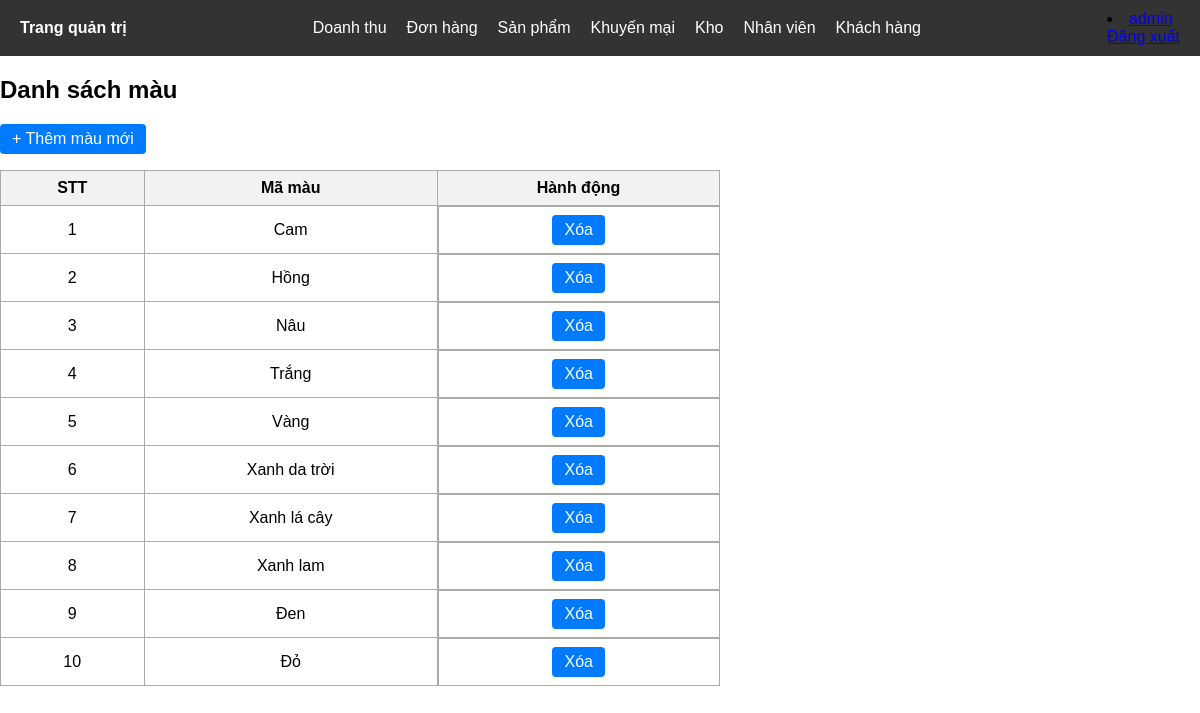
Screenshot of /admin/mau/mau.php (signed in) with the database file from the repository.
### tables this page shows
CREATE TABLE `mau` (
  `MaMau` varchar(50) NOT NULL
);

### admin/mau/mau.php (the view, shortened to what this page needs)
<?php
include '../include/header.php';
$result = mysqli_query($conn, "SELECT * FROM mau");
?>
<!DOCTYPE html>
<html lang="vi">
<head>
</head>
<body>
    <h2>Danh sách màu</h2>
    <div class="add-button">
        <a href="themmau.php" class="button">+ Thêm màu mới</a>
    </div>
    <table>
        <thead>
            <tr>
                <th>STT</th>
                <th>Mã màu</th>
                <th>Hành động</th>
            </tr>
        </thead>
        <tbody>
            <?php
            $stt = 1;
            while ($row = mysqli_fetch_assoc($result)) {
                $maMau = htmlspecialchars($row['MaMau']);
                echo "<tr>";
                echo "<td>$stt</td>";
                echo "<td>$maMau</td>";
                echo "<td class='action-buttons'>
                        <a class='button' href='xoamau.php?id=$maMau' onclick=\"return confirm('Bạn có chắc muốn xóa màu này không?')\">Xóa</a>
                      </td>";
                echo "</tr>";
                $stt++;
            }
            ?>
        </tbody>
    </table>
</body>
</html>

### admin/include/header.php (style rules this page uses)
body { margin: 0; font-family: Arial, sans-serif; }

### admin/mau/mau.php (style rules this page uses)
table { border-collapse: collapse; width: 60%; }
th, td { border: 1px solid #aaa; padding: 8px 12px; text-align: center; }
th { background-color: #f2f2f2; }
a.button { display: inline-block; padding: 6px 12px; background-color: #007bff; color: white; text-decoration: none; border-radius: 4px; }
.action-buttons { display: flex; justify-content: center; gap: 10px; }
.add-button { margin-bottom: 16px; }

### rows the page displays
mau: MaMau "Cam"
mau: MaMau "Hồng"
mau: MaMau "Nâu"
mau: MaMau "Trắng"
mau: MaMau "Vàng"
mau: MaMau "Xanh da trời"
mau: MaMau "Xanh lá cây"
mau: MaMau "Xanh lam"
mau: MaMau "Đen"
mau: MaMau "Đỏ"

### other values shown
$tennv "admin"
